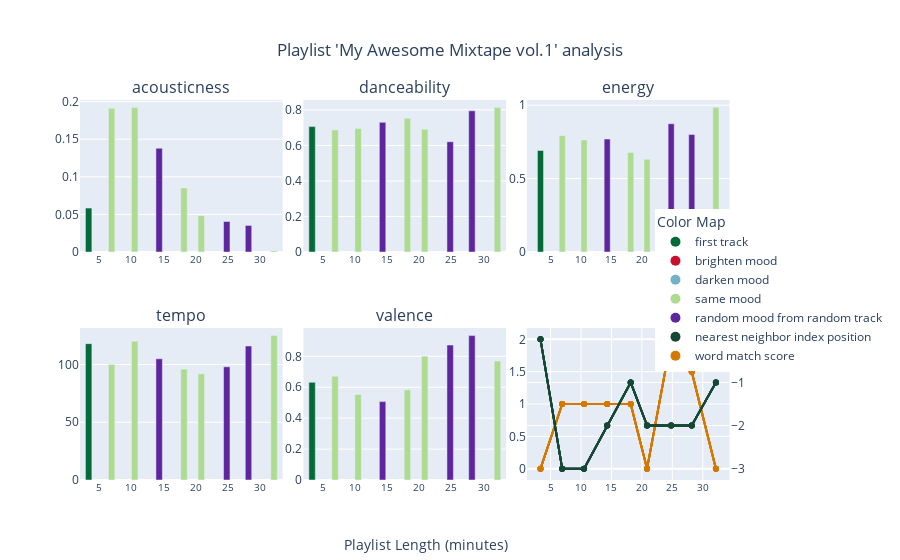

Write notebook code for a chart like this one.
### Markdown cell above
Plot Playlist

### Code cell
myplts.plot_my_playlist(my_playlist, "My Awesome Mixtape vol.1")

### Figure 1 — Plotly figure (JSON) as saved in the notebook; plotly's stock layout.template omitted (floating-point values rounded to 4 significant figures)
{"data": [{"hoverinfo": "text", "hovertext": ["Track: Flowers<br>Artist: Miley Cyrus<br>Artist Genres: pop<br>Key: C<br>Energy: Perfectly harmonic<br>Mood: Same mood", "Track: Happier<br>Artist: Marshmello<br>Artist Genres: brostep | edm | pop | progressive electro house<br>Key: F<br>Energy: Goosebumps<br>Mood: Same mood", "Track: Circles<br>Artist: Post Malone<br>Artist Genres: dfw rap | melodic rap | pop | rap<br>Key: C<br>Energy: Raise energy<br>Mood: Same mood", "Track: Rolling in the Deep<br>Artist: Adele<br>Artist Genres: british soul | pop | pop soul | uk pop<br>Key: G#<br>Energy: nan<br>Mood: nan", "Track: Blank Space<br>Artist: Taylor Swift<br>Artist Genres: pop<br>Key: F<br>Energy: Raise energy<br>Mood: Same mood", "Track: Why'd You Only Call Me When You're High?<br>Artist: Arctic Monkeys<br>Artist Genres: garage rock | modern rock | permanent wave | rock | sheffield indie<br>Key: D<br>Energy: Raise energy<br>Mood: Same mood", "Track: Borderline<br>Artist: Tame Impala<br>Artist Genres: australian psych | modern rock | neo-psychedelic | rock<br>Key: Fm<br>Energy: nan<br>Mood: nan", "Track: Cold Heart - PNAU Remix<br>Artist: Elton John<br>Artist Genres: glam rock | mellow gold | piano rock | rock<br>Key: C#<br>Energy: nan<br>Mood: nan", "Track: Ya Kidding<br>Artist: FISHER<br>Artist Genres: australian house | house<br>Key: C#<br>Energy: Perfectly harmonic<br>Mood: Same mood"], "marker": {"color": ["#046a38", "#addc91", "#addc91", "#5f259f", "#addc91", "#addc91", "#5f259f", "#5f259f", "#addc91"]}, "showlegend": false, "type": "bar", "width": 1, "x": [3.34, 6.91, 10.5, 14.3, 18.16, 20.85, 24.81, 28.19, 32.16], "xaxis": "x", "y": [0.0584, 0.191, 0.192, 0.138, 0.085, 0.0483, 0.0406, 0.0354, 0.00177], "yaxis": "y"}, {"hovertext": ["Track: Flowers<br>Artist: Miley Cyrus<br>Artist Genres: pop<br>Key: C<br>Energy: Perfectly harmonic<br>Mood: Same mood", "Track: Happier<br>Artist: Marshmello<br>Artist Genres: brostep | edm | pop | progressive electro house<br>Key: F<br>Energy: Goosebumps<br>Mood: Same mood", "Track: Circles<br>Artist: Post Malone<br>Artist Genres: dfw rap | melodic rap | pop | rap<br>Key: C<br>Energy: Raise energy<br>Mood: Same mood", "Track: Rolling in the Deep<br>Artist: Adele<br>Artist Genres: british soul | pop | pop soul | uk pop<br>Key: G#<br>Energy: nan<br>Mood: nan", "Track: Blank Space<br>Artist: Taylor Swift<br>Artist Genres: pop<br>Key: F<br>Energy: Raise energy<br>Mood: Same mood", "Track: Why'd You Only Call Me When You're High?<br>Artist: Arctic Monkeys<br>Artist Genres: garage rock | modern rock | permanent wave | rock | sheffield indie<br>Key: D<br>Energy: Raise energy<br>Mood: Same mood", "Track: Borderline<br>Artist: Tame Impala<br>Artist Genres: australian psych | modern rock | neo-psychedelic | rock<br>Key: Fm<br>Energy: nan<br>Mood: nan", "Track: Cold Heart - PNAU Remix<br>Artist: Elton John<br>Artist Genres: glam rock | mellow gold | piano rock | rock<br>Key: C#<br>Energy: nan<br>Mood: nan", "Track: Ya Kidding<br>Artist: FISHER<br>Artist Genres: australian house | house<br>Key: C#<br>Energy: Perfectly harmonic<br>Mood: Same mood"], "line": {"color": "#d57800"}, "mode": "lines+markers", "showlegend": false, "type": "scatter", "x": [3.34, 6.91, 10.5, 14.3, 18.16, 20.85, 24.81, 28.19, 32.16], "xaxis": "x6", "y": [0, 1, 1, 1, 1, 0, 2, 1.5, 0], "yaxis": "y11"}, {"hovertext": ["Track: Flowers<br>Artist: Miley Cyrus<br>Artist Genres: pop<br>Key: C<br>Energy: Perfectly harmonic<br>Mood: Same mood", "Track: Happier<br>Artist: Marshmello<br>Artist Genres: brostep | edm | pop | progressive electro house<br>Key: F<br>Energy: Goosebumps<br>Mood: Same mood", "Track: Circles<br>Artist: Post Malone<br>Artist Genres: dfw rap | melodic rap | pop | rap<br>Key: C<br>Energy: Raise energy<br>Mood: Same mood", "Track: Rolling in the Deep<br>Artist: Adele<br>Artist Genres: british soul | pop | pop soul | uk pop<br>Key: G#<br>Energy: nan<br>Mood: nan", "Track: Blank Space<br>Artist: Taylor Swift<br>Artist Genres: pop<br>Key: F<br>Energy: Raise energy<br>Mood: Same mood", "Track: Why'd You Only Call Me When You're High?<br>Artist: Arctic Monkeys<br>Artist Genres: garage rock | modern rock | permanent wave | rock | sheffield indie<br>Key: D<br>Energy: Raise energy<br>Mood: Same mood", "Track: Borderline<br>Artist: Tame Impala<br>Artist Genres: australian psych | modern rock | neo-psychedelic | rock<br>Key: Fm<br>Energy: nan<br>Mood: nan", "Track: Cold Heart - PNAU Remix<br>Artist: Elton John<br>Artist Genres: glam rock | mellow gold | piano rock | rock<br>Key: C#<br>Energy: nan<br>Mood: nan", "Track: Ya Kidding<br>Artist: FISHER<br>Artist Genres: australian house | house<br>Key: C#<br>Energy: Perfectly harmonic<br>Mood: Same mood"], "line": {"color": "#154734"}, "mode": "lines+markers", "showlegend": false, "type": "scatter", "x": [3.34, 6.91, 10.5, 14.3, 18.16, 20.85, 24.81, 28.19, 32.16], "xaxis": "x6", "y": [0, -3, -3, -2, -1, -2, -2, -2, -1], "yaxis": "y12"}, {"hoverinfo": "text", "hovertext": ["Track: Flowers<br>Artist: Miley Cyrus<br>Artist Genres: pop<br>Key: C<br>Energy: Perfectly harmonic<br>Mood: Same mood", "Track: Happier<br>Artist: Marshmello<br>Artist Genres: brostep | edm | pop | progressive electro house<br>Key: F<br>Energy: Goosebumps<br>Mood: Same mood", "Track: Circles<br>Artist: Post Malone<br>Artist Genres: dfw rap | melodic rap | pop | rap<br>Key: C<br>Energy: Raise energy<br>Mood: Same mood", "Track: Rolling in the Deep<br>Artist: Adele<br>Artist Genres: british soul | pop | pop soul | uk pop<br>Key: G#<br>Energy: nan<br>Mood: nan", "Track: Blank Space<br>Artist: Taylor Swift<br>Artist Genres: pop<br>Key: F<br>Energy: Raise energy<br>Mood: Same mood", "Track: Why'd You Only Call Me When You're High?<br>Artist: Arctic Monkeys<br>Artist Genres: garage rock | modern rock | permanent wave | rock | sheffield indie<br>Key: D<br>Energy: Raise energy<br>Mood: Same mood", "Track: Borderline<br>Artist: Tame Impala<br>Artist Genres: australian psych | modern rock | neo-psychedelic | rock<br>Key: Fm<br>Energy: nan<br>Mood: nan", "Track: Cold Heart - PNAU Remix<br>Artist: Elton John<br>Artist Genres: glam rock | mellow gold | piano rock | rock<br>Key: C#<br>Energy: nan<br>Mood: nan", "Track: Ya Kidding<br>Artist: FISHER<br>Artist Genres: australian house | house<br>Key: C#<br>Energy: Perfectly harmonic<br>Mood: Same mood"], "marker": {"color": ["#046a38", "#addc91", "#addc91", "#5f259f", "#addc91", "#addc91", "#5f259f", "#5f259f", "#addc91"]}, "showlegend": false, "type": "bar", "width": 1, "x": [3.34, 6.91, 10.5, 14.3, 18.16, 20.85, 24.81, 28.19, 32.16], "xaxis": "x2", "y": [0.706, 0.687, 0.695, 0.73, 0.753, 0.691, 0.621, 0.795, 0.813], "yaxis": "y3"}, {"hovertext": ["Track: Flowers<br>Artist: Miley Cyrus<br>Artist Genres: pop<br>Key: C<br>Energy: Perfectly harmonic<br>Mood: Same mood", "Track: Happier<br>Artist: Marshmello<br>Artist Genres: brostep | edm | pop | progressive electro house<br>Key: F<br>Energy: Goosebumps<br>Mood: Same mood", "Track: Circles<br>Artist: Post Malone<br>Artist Genres: dfw rap | melodic rap | pop | rap<br>Key: C<br>Energy: Raise energy<br>Mood: Same mood", "Track: Rolling in the Deep<br>Artist: Adele<br>Artist Genres: british soul | pop | pop soul | uk pop<br>Key: G#<br>Energy: nan<br>Mood: nan", "Track: Blank Space<br>Artist: Taylor Swift<br>Artist Genres: pop<br>Key: F<br>Energy: Raise energy<br>Mood: Same mood", "Track: Why'd You Only Call Me When You're High?<br>Artist: Arctic Monkeys<br>Artist Genres: garage rock | modern rock | permanent wave | rock | sheffield indie<br>Key: D<br>Energy: Raise energy<br>Mood: Same mood", "Track: Borderline<br>Artist: Tame Impala<br>Artist Genres: australian psych | modern rock | neo-psychedelic | rock<br>Key: Fm<br>Energy: nan<br>Mood: nan", "Track: Cold Heart - PNAU Remix<br>Artist: Elton John<br>Artist Genres: glam rock | mellow gold | piano rock | rock<br>Key: C#<br>Energy: nan<br>Mood: nan", "Track: Ya Kidding<br>Artist: FISHER<br>Artist Genres: australian house | house<br>Key: C#<br>Energy: Perfectly harmonic<br>Mood: Same mood"], "line": {"color": "#d57800"}, "mode": "lines+markers", "showlegend": false, "type": "scatter", "x": [3.34, 6.91, 10.5, 14.3, 18.16, 20.85, 24.81, 28.19, 32.16], "xaxis": "x6", "y": [0, 1, 1, 1, 1, 0, 2, 1.5, 0], "yaxis": "y11"}, {"hovertext": ["Track: Flowers<br>Artist: Miley Cyrus<br>Artist Genres: pop<br>Key: C<br>Energy: Perfectly harmonic<br>Mood: Same mood", "Track: Happier<br>Artist: Marshmello<br>Artist Genres: brostep | edm | pop | progressive electro house<br>Key: F<br>Energy: Goosebumps<br>Mood: Same mood", "Track: Circles<br>Artist: Post Malone<br>Artist Genres: dfw rap | melodic rap | pop | rap<br>Key: C<br>Energy: Raise energy<br>Mood: Same mood", "Track: Rolling in the Deep<br>Artist: Adele<br>Artist Genres: british soul | pop | pop soul | uk pop<br>Key: G#<br>Energy: nan<br>Mood: nan", "Track: Blank Space<br>Artist: Taylor Swift<br>Artist Genres: pop<br>Key: F<br>Energy: Raise energy<br>Mood: Same mood", "Track: Why'd You Only Call Me When You're High?<br>Artist: Arctic Monkeys<br>Artist Genres: garage rock | modern rock | permanent wave | rock | sheffield indie<br>Key: D<br>Energy: Raise energy<br>Mood: Same mood", "Track: Borderline<br>Artist: Tame Impala<br>Artist Genres: australian psych | modern rock | neo-psychedelic | rock<br>Key: Fm<br>Energy: nan<br>Mood: nan", "Track: Cold Heart - PNAU Remix<br>Artist: Elton John<br>Artist Genres: glam rock | mellow gold | piano rock | rock<br>Key: C#<br>Energy: nan<br>Mood: nan", "Track: Ya Kidding<br>Artist: FISHER<br>Artist Genres: australian house | house<br>Key: C#<br>Energy: Perfectly harmonic<br>Mood: Same mood"], "line": {"color": "#154734"}, "mode": "lines+markers", "showlegend": false, "type": "scatter", "x": [3.34, 6.91, 10.5, 14.3, 18.16, 20.85, 24.81, 28.19, 32.16], "xaxis": "x6", "y": [0, -3, -3, -2, -1, -2, -2, -2, -1], "yaxis": "y12"}, {"hoverinfo": "text", "hovertext": ["Track: Flowers<br>Artist: Miley Cyrus<br>Artist Genres: pop<br>Key: C<br>Energy: Perfectly harmonic<br>Mood: Same mood", "Track: Happier<br>Artist: Marshmello<br>Artist Genres: brostep | edm | pop | progressive electro house<br>Key: F<br>Energy: Goosebumps<br>Mood: Same mood", "Track: Circles<br>Artist: Post Malone<br>Artist Genres: dfw rap | melodic rap | pop | rap<br>Key: C<br>Energy: Raise energy<br>Mood: Same mood", "Track: Rolling in the Deep<br>Artist: Adele<br>Artist Genres: british soul | pop | pop soul | uk pop<br>Key: G#<br>Energy: nan<br>Mood: nan", "Track: Blank Space<br>Artist: Taylor Swift<br>Artist Genres: pop<br>Key: F<br>Energy: Raise energy<br>Mood: Same mood", "Track: Why'd You Only Call Me When You're High?<br>Artist: Arctic Monkeys<br>Artist Genres: garage rock | modern rock | permanent wave | rock | sheffield indie<br>Key: D<br>Energy: Raise energy<br>Mood: Same mood", "Track: Borderline<br>Artist: Tame Impala<br>Artist Genres: australian psych | modern rock | neo-psychedelic | rock<br>Key: Fm<br>Energy: nan<br>Mood: nan", "Track: Cold Heart - PNAU Remix<br>Artist: Elton John<br>Artist Genres: glam rock | mellow gold | piano rock | rock<br>Key: C#<br>Energy: nan<br>Mood: nan", "Track: Ya Kidding<br>Artist: FISHER<br>Artist Genres: australian house | house<br>Key: C#<br>Energy: Perfectly harmonic<br>Mood: Same mood"], "marker": {"color": ["#046a38", "#addc91", "#addc91", "#5f259f", "#addc91", "#addc91", "#5f259f", "#5f259f", "#addc91"]}, "showlegend": false, "type": "bar", "width": 1, "x": [3.34, 6.91, 10.5, 14.3, 18.16, 20.85, 24.81, 28.19, 32.16], "xaxis": "x3", "y": [0.691, 0.792, 0.762, 0.769, 0.678, 0.631, 0.873, 0.8, 0.983], "yaxis": "y5"}, {"hovertext": ["Track: Flowers<br>Artist: Miley Cyrus<br>Artist Genres: pop<br>Key: C<br>Energy: Perfectly harmonic<br>Mood: Same mood", "Track: Happier<br>Artist: Marshmello<br>Artist Genres: brostep | edm | pop | progressive electro house<br>Key: F<br>Energy: Goosebumps<br>Mood: Same mood", "Track: Circles<br>Artist: Post Malone<br>Artist Genres: dfw rap | melodic rap | pop | rap<br>Key: C<br>Energy: Raise energy<br>Mood: Same mood", "Track: Rolling in the Deep<br>Artist: Adele<br>Artist Genres: british soul | pop | pop soul | uk pop<br>Key: G#<br>Energy: nan<br>Mood: nan", "Track: Blank Space<br>Artist: Taylor Swift<br>Artist Genres: pop<br>Key: F<br>Energy: Raise energy<br>Mood: Same mood", "Track: Why'd You Only Call Me When You're High?<br>Artist: Arctic Monkeys<br>Artist Genres: garage rock | modern rock | permanent wave | rock | sheffield indie<br>Key: D<br>Energy: Raise energy<br>Mood: Same mood", "Track: Borderline<br>Artist: Tame Impala<br>Artist Genres: australian psych | modern rock | neo-psychedelic | rock<br>Key: Fm<br>Energy: nan<br>Mood: nan", "Track: Cold Heart - PNAU Remix<br>Artist: Elton John<br>Artist Genres: glam rock | mellow gold | piano rock | rock<br>Key: C#<br>Energy: nan<br>Mood: nan", "Track: Ya Kidding<br>Artist: FISHER<br>Artist Genres: australian house | house<br>Key: C#<br>Energy: Perfectly harmonic<br>Mood: Same mood"], "line": {"color": "#d57800"}, "mode": "lines+markers", "showlegend": false, "type": "scatter", "x": [3.34, 6.91, 10.5, 14.3, 18.16, 20.85, 24.81, 28.19, 32.16], "xaxis": "x6", "y": [0, 1, 1, 1, 1, 0, 2, 1.5, 0], "yaxis": "y11"}, {"hovertext": ["Track: Flowers<br>Artist: Miley Cyrus<br>Artist Genres: pop<br>Key: C<br>Energy: Perfectly harmonic<br>Mood: Same mood", "Track: Happier<br>Artist: Marshmello<br>Artist Genres: brostep | edm | pop | progressive electro house<br>Key: F<br>Energy: Goosebumps<br>Mood: Same mood", "Track: Circles<br>Artist: Post Malone<br>Artist Genres: dfw rap | melodic rap | pop | rap<br>Key: C<br>Energy: Raise energy<br>Mood: Same mood", "Track: Rolling in the Deep<br>Artist: Adele<br>Artist Genres: british soul | pop | pop soul | uk pop<br>Key: G#<br>Energy: nan<br>Mood: nan", "Track: Blank Space<br>Artist: Taylor Swift<br>Artist Genres: pop<br>Key: F<br>Energy: Raise energy<br>Mood: Same mood", "Track: Why'd You Only Call Me When You're High?<br>Artist: Arctic Monkeys<br>Artist Genres: garage rock | modern rock | permanent wave | rock | sheffield indie<br>Key: D<br>Energy: Raise energy<br>Mood: Same mood", "Track: Borderline<br>Artist: Tame Impala<br>Artist Genres: australian psych | modern rock | neo-psychedelic | rock<br>Key: Fm<br>Energy: nan<br>Mood: nan", "Track: Cold Heart - PNAU Remix<br>Artist: Elton John<br>Artist Genres: glam rock | mellow gold | piano rock | rock<br>Key: C#<br>Energy: nan<br>Mood: nan", "Track: Ya Kidding<br>Artist: FISHER<br>Artist Genres: australian house | house<br>Key: C#<br>Energy: Perfectly harmonic<br>Mood: Same mood"], "line": {"color": "#154734"}, "mode": "lines+markers", "showlegend": false, "type": "scatter", "x": [3.34, 6.91, 10.5, 14.3, 18.16, 20.85, 24.81, 28.19, 32.16], "xaxis": "x6", "y": [0, -3, -3, -2, -1, -2, -2, -2, -1], "yaxis": "y12"}, {"hoverinfo": "text", "hovertext": ["Track: Flowers<br>Artist: Miley Cyrus<br>Artist Genres: pop<br>Key: C<br>Energy: Perfectly harmonic<br>Mood: Same mood", "Track: Happier<br>Artist: Marshmello<br>Artist Genres: brostep | edm | pop | progressive electro house<br>Key: F<br>Energy: Goosebumps<br>Mood: Same mood", "Track: Circles<br>Artist: Post Malone<br>Artist Genres: dfw rap | melodic rap | pop | rap<br>Key: C<br>Energy: Raise energy<br>Mood: Same mood", "Track: Rolling in the Deep<br>Artist: Adele<br>Artist Genres: british soul | pop | pop soul | uk pop<br>Key: G#<br>Energy: nan<br>Mood: nan", "Track: Blank Space<br>Artist: Taylor Swift<br>Artist Genres: pop<br>Key: F<br>Energy: Raise energy<br>Mood: Same mood", "Track: Why'd You Only Call Me When You're High?<br>Artist: Arctic Monkeys<br>Artist Genres: garage rock | modern rock | permanent wave | rock | sheffield indie<br>Key: D<br>Energy: Raise energy<br>Mood: Same mood", "Track: Borderline<br>Artist: Tame Impala<br>Artist Genres: australian psych | modern rock | neo-psychedelic | rock<br>Key: Fm<br>Energy: nan<br>Mood: nan", "Track: Cold Heart - PNAU Remix<br>Artist: Elton John<br>Artist Genres: glam rock | mellow gold | piano rock | rock<br>Key: C#<br>Energy: nan<br>Mood: nan", "Track: Ya Kidding<br>Artist: FISHER<br>Artist Genres: australian house | house<br>Key: C#<br>Energy: Perfectly harmonic<br>Mood: Same mood"], "marker": {"color": ["#046a38", "#addc91", "#addc91", "#5f259f", "#addc91", "#addc91", "#5f259f", "#5f259f", "#addc91"]}, "showlegend": false, "type": "bar", "width": 1, "x": [3.34, 6.91, 10.5, 14.3, 18.16, 20.85, 24.81, 28.19, 32.16], "xaxis": "x4", "y": [118.0, 100.0, 120.0, 104.9, 96.01, 92.0, 97.96, 116.0, 125.0], "yaxis": "y7"}, {"hovertext": ["Track: Flowers<br>Artist: Miley Cyrus<br>Artist Genres: pop<br>Key: C<br>Energy: Perfectly harmonic<br>Mood: Same mood", "Track: Happier<br>Artist: Marshmello<br>Artist Genres: brostep | edm | pop | progressive electro house<br>Key: F<br>Energy: Goosebumps<br>Mood: Same mood", "Track: Circles<br>Artist: Post Malone<br>Artist Genres: dfw rap | melodic rap | pop | rap<br>Key: C<br>Energy: Raise energy<br>Mood: Same mood", "Track: Rolling in the Deep<br>Artist: Adele<br>Artist Genres: british soul | pop | pop soul | uk pop<br>Key: G#<br>Energy: nan<br>Mood: nan", "Track: Blank Space<br>Artist: Taylor Swift<br>Artist Genres: pop<br>Key: F<br>Energy: Raise energy<br>Mood: Same mood", "Track: Why'd You Only Call Me When You're High?<br>Artist: Arctic Monkeys<br>Artist Genres: garage rock | modern rock | permanent wave | rock | sheffield indie<br>Key: D<br>Energy: Raise energy<br>Mood: Same mood", "Track: Borderline<br>Artist: Tame Impala<br>Artist Genres: australian psych | modern rock | neo-psychedelic | rock<br>Key: Fm<br>Energy: nan<br>Mood: nan", "Track: Cold Heart - PNAU Remix<br>Artist: Elton John<br>Artist Genres: glam rock | mellow gold | piano rock | rock<br>Key: C#<br>Energy: nan<br>Mood: nan", "Track: Ya Kidding<br>Artist: FISHER<br>Artist Genres: australian house | house<br>Key: C#<br>Energy: Perfectly harmonic<br>Mood: Same mood"], "line": {"color": "#d57800"}, "mode": "lines+markers", "showlegend": false, "type": "scatter", "x": [3.34, 6.91, 10.5, 14.3, 18.16, 20.85, 24.81, 28.19, 32.16], "xaxis": "x6", "y": [0, 1, 1, 1, 1, 0, 2, 1.5, 0], "yaxis": "y11"}, {"hovertext": ["Track: Flowers<br>Artist: Miley Cyrus<br>Artist Genres: pop<br>Key: C<br>Energy: Perfectly harmonic<br>Mood: Same mood", "Track: Happier<br>Artist: Marshmello<br>Artist Genres: brostep | edm | pop | progressive electro house<br>Key: F<br>Energy: Goosebumps<br>Mood: Same mood", "Track: Circles<br>Artist: Post Malone<br>Artist Genres: dfw rap | melodic rap | pop | rap<br>Key: C<br>Energy: Raise energy<br>Mood: Same mood", "Track: Rolling in the Deep<br>Artist: Adele<br>Artist Genres: british soul | pop | pop soul | uk pop<br>Key: G#<br>Energy: nan<br>Mood: nan", "Track: Blank Space<br>Artist: Taylor Swift<br>Artist Genres: pop<br>Key: F<br>Energy: Raise energy<br>Mood: Same mood", "Track: Why'd You Only Call Me When You're High?<br>Artist: Arctic Monkeys<br>Artist Genres: garage rock | modern rock | permanent wave | rock | sheffield indie<br>Key: D<br>Energy: Raise energy<br>Mood: Same mood", "Track: Borderline<br>Artist: Tame Impala<br>Artist Genres: australian psych | modern rock | neo-psychedelic | rock<br>Key: Fm<br>Energy: nan<br>Mood: nan", "Track: Cold Heart - PNAU Remix<br>Artist: Elton John<br>Artist Genres: glam rock | mellow gold | piano rock | rock<br>Key: C#<br>Energy: nan<br>Mood: nan", "Track: Ya Kidding<br>Artist: FISHER<br>Artist Genres: australian house | house<br>Key: C#<br>Energy: Perfectly harmonic<br>Mood: Same mood"], "line": {"color": "#154734"}, "mode": "lines+markers", "showlegend": false, "type": "scatter", "x": [3.34, 6.91, 10.5, 14.3, 18.16, 20.85, 24.81, 28.19, 32.16], "xaxis": "x6", "y": [0, -3, -3, -2, -1, -2, -2, -2, -1], "yaxis": "y12"}, {"hoverinfo": "text", "hovertext": ["Track: Flowers<br>Artist: Miley Cyrus<br>Artist Genres: pop<br>Key: C<br>Energy: Perfectly harmonic<br>Mood: Same mood", "Track: Happier<br>Artist: Marshmello<br>Artist Genres: brostep | edm | pop | progressive electro house<br>Key: F<br>Energy: Goosebumps<br>Mood: Same mood", "Track: Circles<br>Artist: Post Malone<br>Artist Genres: dfw rap | melodic rap | pop | rap<br>Key: C<br>Energy: Raise energy<br>Mood: Same mood", "Track: Rolling in the Deep<br>Artist: Adele<br>Artist Genres: british soul | pop | pop soul | uk pop<br>Key: G#<br>Energy: nan<br>Mood: nan", "Track: Blank Space<br>Artist: Taylor Swift<br>Artist Genres: pop<br>Key: F<br>Energy: Raise energy<br>Mood: Same mood", "Track: Why'd You Only Call Me When You're High?<br>Artist: Arctic Monkeys<br>Artist Genres: garage rock | modern rock | permanent wave | rock | sheffield indie<br>Key: D<br>Energy: Raise energy<br>Mood: Same mood", "Track: Borderline<br>Artist: Tame Impala<br>Artist Genres: australian psych | modern rock | neo-psychedelic | rock<br>Key: Fm<br>Energy: nan<br>Mood: nan", "Track: Cold Heart - PNAU Remix<br>Artist: Elton John<br>Artist Genres: glam rock | mellow gold | piano rock | rock<br>Key: C#<br>Energy: nan<br>Mood: nan", "Track: Ya Kidding<br>Artist: FISHER<br>Artist Genres: australian house | house<br>Key: C#<br>Energy: Perfectly harmonic<br>Mood: Same mood"], "marker": {"color": ["#046a38", "#addc91", "#addc91", "#5f259f", "#addc91", "#addc91", "#5f259f", "#5f259f", "#addc91"]}, "showlegend": false, "type": "bar", "width": 1, "x": [3.34, 6.91, 10.5, 14.3, 18.16, 20.85, 24.81, 28.19, 32.16], "xaxis": "x5", "y": [0.632, 0.671, 0.553, 0.507, 0.583, 0.8, 0.873, 0.934, 0.77], "yaxis": "y9"}, {"hovertext": ["Track: Flowers<br>Artist: Miley Cyrus<br>Artist Genres: pop<br>Key: C<br>Energy: Perfectly harmonic<br>Mood: Same mood", "Track: Happier<br>Artist: Marshmello<br>Artist Genres: brostep | edm | pop | progressive electro house<br>Key: F<br>Energy: Goosebumps<br>Mood: Same mood", "Track: Circles<br>Artist: Post Malone<br>Artist Genres: dfw rap | melodic rap | pop | rap<br>Key: C<br>Energy: Raise energy<br>Mood: Same mood", "Track: Rolling in the Deep<br>Artist: Adele<br>Artist Genres: british soul | pop | pop soul | uk pop<br>Key: G#<br>Energy: nan<br>Mood: nan", "Track: Blank Space<br>Artist: Taylor Swift<br>Artist Genres: pop<br>Key: F<br>Energy: Raise energy<br>Mood: Same mood", "Track: Why'd You Only Call Me When You're High?<br>Artist: Arctic Monkeys<br>Artist Genres: garage rock | modern rock | permanent wave | rock | sheffield indie<br>Key: D<br>Energy: Raise energy<br>Mood: Same mood", "Track: Borderline<br>Artist: Tame Impala<br>Artist Genres: australian psych | modern rock | neo-psychedelic | rock<br>Key: Fm<br>Energy: nan<br>Mood: nan", "Track: Cold Heart - PNAU Remix<br>Artist: Elton John<br>Artist Genres: glam rock | mellow gold | piano rock | rock<br>Key: C#<br>Energy: nan<br>Mood: nan", "Track: Ya Kidding<br>Artist: FISHER<br>Artist Genres: australian house | house<br>Key: C#<br>Energy: Perfectly harmonic<br>Mood: Same mood"], "line": {"color": "#d57800"}, "mode": "lines+markers", "showlegend": false, "type": "scatter", "x": [3.34, 6.91, 10.5, 14.3, 18.16, 20.85, 24.81, 28.19, 32.16], "xaxis": "x6", "y": [0, 1, 1, 1, 1, 0, 2, 1.5, 0], "yaxis": "y11"}, {"hovertext": ["Track: Flowers<br>Artist: Miley Cyrus<br>Artist Genres: pop<br>Key: C<br>Energy: Perfectly harmonic<br>Mood: Same mood", "Track: Happier<br>Artist: Marshmello<br>Artist Genres: brostep | edm | pop | progressive electro house<br>Key: F<br>Energy: Goosebumps<br>Mood: Same mood", "Track: Circles<br>Artist: Post Malone<br>Artist Genres: dfw rap | melodic rap | pop | rap<br>Key: C<br>Energy: Raise energy<br>Mood: Same mood", "Track: Rolling in the Deep<br>Artist: Adele<br>Artist Genres: british soul | pop | pop soul | uk pop<br>Key: G#<br>Energy: nan<br>Mood: nan", "Track: Blank Space<br>Artist: Taylor Swift<br>Artist Genres: pop<br>Key: F<br>Energy: Raise energy<br>Mood: Same mood", "Track: Why'd You Only Call Me When You're High?<br>Artist: Arctic Monkeys<br>Artist Genres: garage rock | modern rock | permanent wave | rock | sheffield indie<br>Key: D<br>Energy: Raise energy<br>Mood: Same mood", "Track: Borderline<br>Artist: Tame Impala<br>Artist Genres: australian psych | modern rock | neo-psychedelic | rock<br>Key: Fm<br>Energy: nan<br>Mood: nan", "Track: Cold Heart - PNAU Remix<br>Artist: Elton John<br>Artist Genres: glam rock | mellow gold | piano rock | rock<br>Key: C#<br>Energy: nan<br>Mood: nan", "Track: Ya Kidding<br>Artist: FISHER<br>Artist Genres: australian house | house<br>Key: C#<br>Energy: Perfectly harmonic<br>Mood: Same mood"], "line": {"color": "#154734"}, "mode": "lines+markers", "showlegend": false, "type": "scatter", "x": [3.34, 6.91, 10.5, 14.3, 18.16, 20.85, 24.81, 28.19, 32.16], "xaxis": "x6", "y": [0, -3, -3, -2, -1, -2, -2, -2, -1], "yaxis": "y12"}, {"marker": {"color": "#046a38", "size": 10}, "mode": "markers", "name": "first track", "showlegend": true, "type": "scatter", "x": [null], "xaxis": "x6", "y": [null], "yaxis": "y11"}, {"marker": {"color": "#c8102e", "size": 10}, "mode": "markers", "name": "brighten mood", "showlegend": true, "type": "scatter", "x": [null], "xaxis": "x6", "y": [null], "yaxis": "y11"}, {"marker": {"color": "#71b2c9", "size": 10}, "mode": "markers", "name": "darken mood", "showlegend": true, "type": "scatter", "x": [null], "xaxis": "x6", "y": [null], "yaxis": "y11"}, {"marker": {"color": "#addc91", "size": 10}, "mode": "markers", "name": "same mood", "showlegend": true, "type": "scatter", "x": [null], "xaxis": "x6", "y": [null], "yaxis": "y11"}, {"marker": {"color": "#5f259f", "size": 10}, "mode": "markers", "name": "random mood from random track", "showlegend": true, "type": "scatter", "x": [null], "xaxis": "x6", "y": [null], "yaxis": "y11"}, {"marker": {"color": "#154734", "size": 10}, "mode": "markers", "name": "nearest neighbor index position", "showlegend": true, "type": "scatter", "x": [null], "xaxis": "x6", "y": [null], "yaxis": "y11"}, {"marker": {"color": "#d57800", "size": 10}, "mode": "markers", "name": "word match score", "showlegend": true, "type": "scatter", "x": [null], "xaxis": "x6", "y": [null], "yaxis": "y11"}], "layout": {"annotations": [{"font": {"size": 16}, "showarrow": false, "text": "acousticness", "x": 0.1467, "xanchor": "center", "xref": "paper", "y": 1, "yanchor": "bottom", "yref": "paper"}, {"font": {"size": 16}, "showarrow": false, "text": "danceability", "x": 0.47, "xanchor": "center", "xref": "paper", "y": 1, "yanchor": "bottom", "yref": "paper"}, {"font": {"size": 16}, "showarrow": false, "text": "energy", "x": 0.7933, "xanchor": "center", "xref": "paper", "y": 1, "yanchor": "bottom", "yref": "paper"}, {"font": {"size": 16}, "showarrow": false, "text": "tempo", "x": 0.1467, "xanchor": "center", "xref": "paper", "y": 0.4, "yanchor": "bottom", "yref": "paper"}, {"font": {"size": 16}, "showarrow": false, "text": "valence", "x": 0.47, "xanchor": "center", "xref": "paper", "y": 0.4, "yanchor": "bottom", "yref": "paper"}, {"font": {"size": 14}, "showarrow": false, "text": "Playlist Length (minutes)", "x": 0.5, "xref": "paper", "y": -0.2, "yref": "paper"}], "autosize": true, "legend": {"font": {"size": 12}, "title": {"text": "Color Map"}, "x": 1.17, "xanchor": "right", "y": 0.5, "yanchor": "middle"}, "title": {"text": "Playlist 'My Awesome Mixtape vol.1' analysis", "x": 0.5, "xanchor": "center", "y": 0.9, "yanchor": "bottom"}, "xaxis": {"anchor": "y", "domain": [0, 0.2933], "dtick": 5, "matches": "x4", "showticklabels": true, "tickfont": {"size": 10}, "tickmode": "linear"}, "xaxis2": {"anchor": "y3", "domain": [0.3233, 0.6167], "dtick": 5, "matches": "x5", "showticklabels": true, "tickfont": {"size": 10}, "tickmode": "linear"}, "xaxis3": {"anchor": "y5", "domain": [0.6467, 0.94], "dtick": 5, "matches": "x6", "showticklabels": true, "tickfont": {"size": 10}, "tickmode": "linear"}, "xaxis4": {"anchor": "y7", "domain": [0, 0.2933], "dtick": 5, "showticklabels": true, "tickfont": {"size": 10}, "tickmode": "linear"}, "xaxis5": {"anchor": "y9", "domain": [0.3233, 0.6167], "dtick": 5, "showticklabels": true, "tickfont": {"size": 10}, "tickmode": "linear"}, "xaxis6": {"anchor": "y11", "domain": [0.6467, 0.94], "dtick": 5, "tickfont": {"size": 10}, "tickmode": "linear"}, "yaxis": {"anchor": "x", "domain": [0.6, 1]}, "yaxis10": {"anchor": "x5", "overlaying": "y9", "side": "right"}, "yaxis11": {"anchor": "x6", "domain": [0, 0.4]}, "yaxis12": {"anchor": "x6", "overlaying": "y11", "side": "right"}, "yaxis2": {"anchor": "x", "overlaying": "y", "side": "right"}, "yaxis3": {"anchor": "x2", "domain": [0.6, 1]}, "yaxis4": {"anchor": "x2", "overlaying": "y3", "side": "right"}, "yaxis5": {"anchor": "x3", "domain": [0.6, 1]}, "yaxis6": {"anchor": "x3", "overlaying": "y5", "side": "right"}, "yaxis7": {"anchor": "x4", "domain": [0, 0.4]}, "yaxis8": {"anchor": "x4", "overlaying": "y7", "side": "right"}, "yaxis9": {"anchor": "x5", "domain": [0, 0.4]}}}
